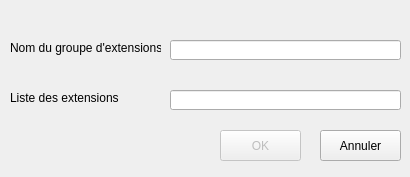
<?xml version="1.0" encoding="UTF-8"?>
<ui version="4.0">
 <class>ExtensionDialogAdd</class>
 <widget class="QDialog" name="ExtensionDialogAdd">
  <property name="geometry">
   <rect>
    <x>0</x>
    <y>0</y>
    <width>410</width>
    <height>177</height>
   </rect>
  </property>
  <property name="windowTitle">
   <string>Ajouter un groupe d'extensions</string>
  </property>
  <property name="modal">
   <bool>true</bool>
  </property>
  <widget class="QLineEdit" name="lineEdit">
   <property name="geometry">
    <rect>
     <x>170</x>
     <y>40</y>
     <width>231</width>
     <height>20</height>
    </rect>
   </property>
  </widget>
  <widget class="QLabel" name="label">
   <property name="geometry">
    <rect>
     <x>10</x>
     <y>40</y>
     <width>151</width>
     <height>16</height>
    </rect>
   </property>
   <property name="text">
    <string>Nom du groupe d'extensions</string>
   </property>
  </widget>
  <widget class="QLabel" name="label_2">
   <property name="geometry">
    <rect>
     <x>10</x>
     <y>90</y>
     <width>151</width>
     <height>16</height>
    </rect>
   </property>
   <property name="text">
    <string>Liste des extensions</string>
   </property>
  </widget>
  <widget class="QLineEdit" name="lineEditNewExtensionGroup">
   <property name="geometry">
    <rect>
     <x>170</x>
     <y>90</y>
     <width>231</width>
     <height>20</height>
    </rect>
   </property>
  </widget>
  <widget class="QPushButton" name="dialogOkBtn">
   <property name="enabled">
    <bool>false</bool>
   </property>
   <property name="geometry">
    <rect>
     <x>220</x>
     <y>130</y>
     <width>81</width>
     <height>31</height>
    </rect>
   </property>
   <property name="text">
    <string>OK</string>
   </property>
  </widget>
  <widget class="QPushButton" name="dialogAnnulerBtn">
   <property name="geometry">
    <rect>
     <x>320</x>
     <y>130</y>
     <width>81</width>
     <height>31</height>
    </rect>
   </property>
   <property name="text">
    <string>Annuler</string>
   </property>
  </widget>
 </widget>
 <resources/>
 <connections>
  <connection>
   <sender>dialogAnnulerBtn</sender>
   <signal>clicked()</signal>
   <receiver>ExtensionDialogAdd</receiver>
   <slot>close()</slot>
   <hints>
    <hint type="sourcelabel">
     <x>386</x>
     <y>138</y>
    </hint>
    <hint type="destinationlabel">
     <x>341</x>
     <y>-4</y>
    </hint>
   </hints>
  </connection>
 </connections>
</ui>
